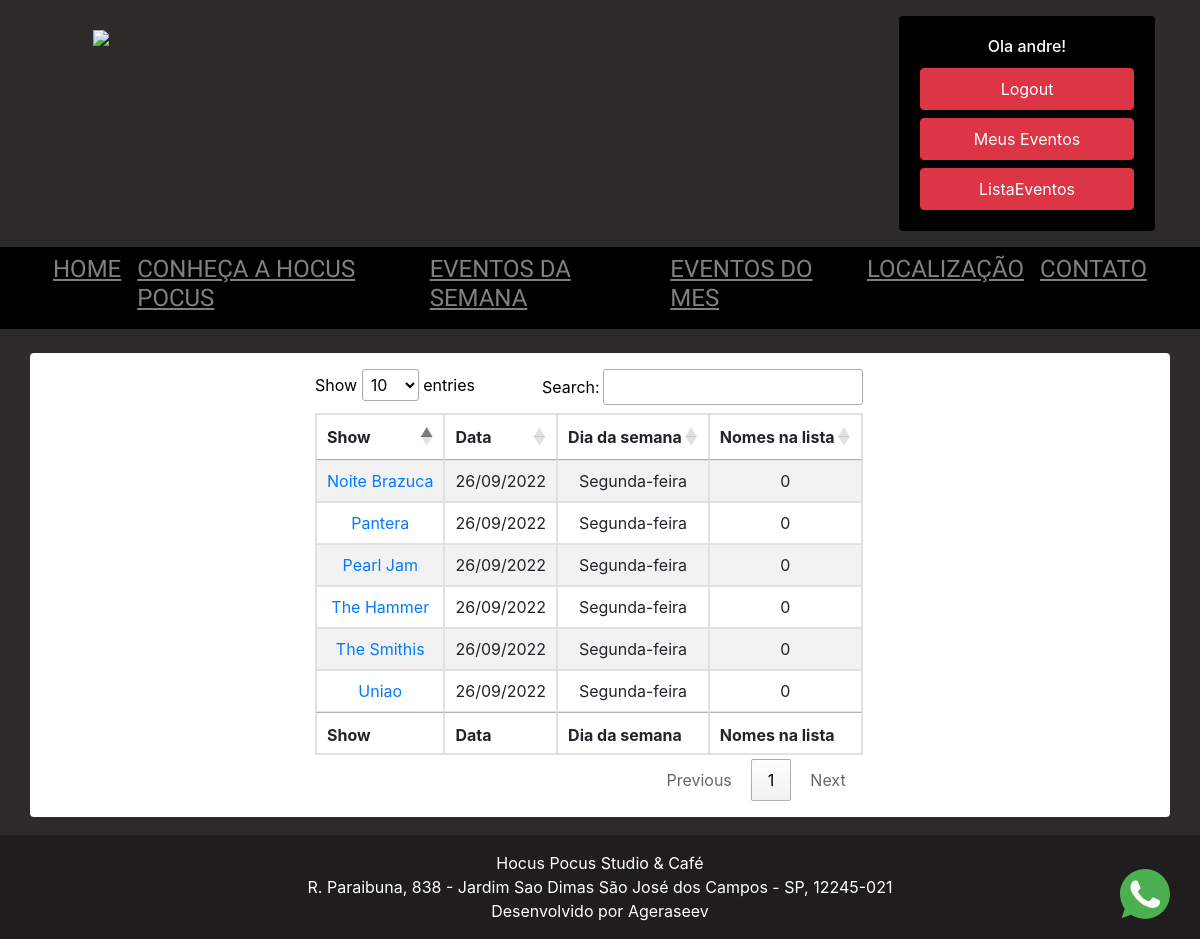
Page /listaevento (signed in) on the earlier database version.
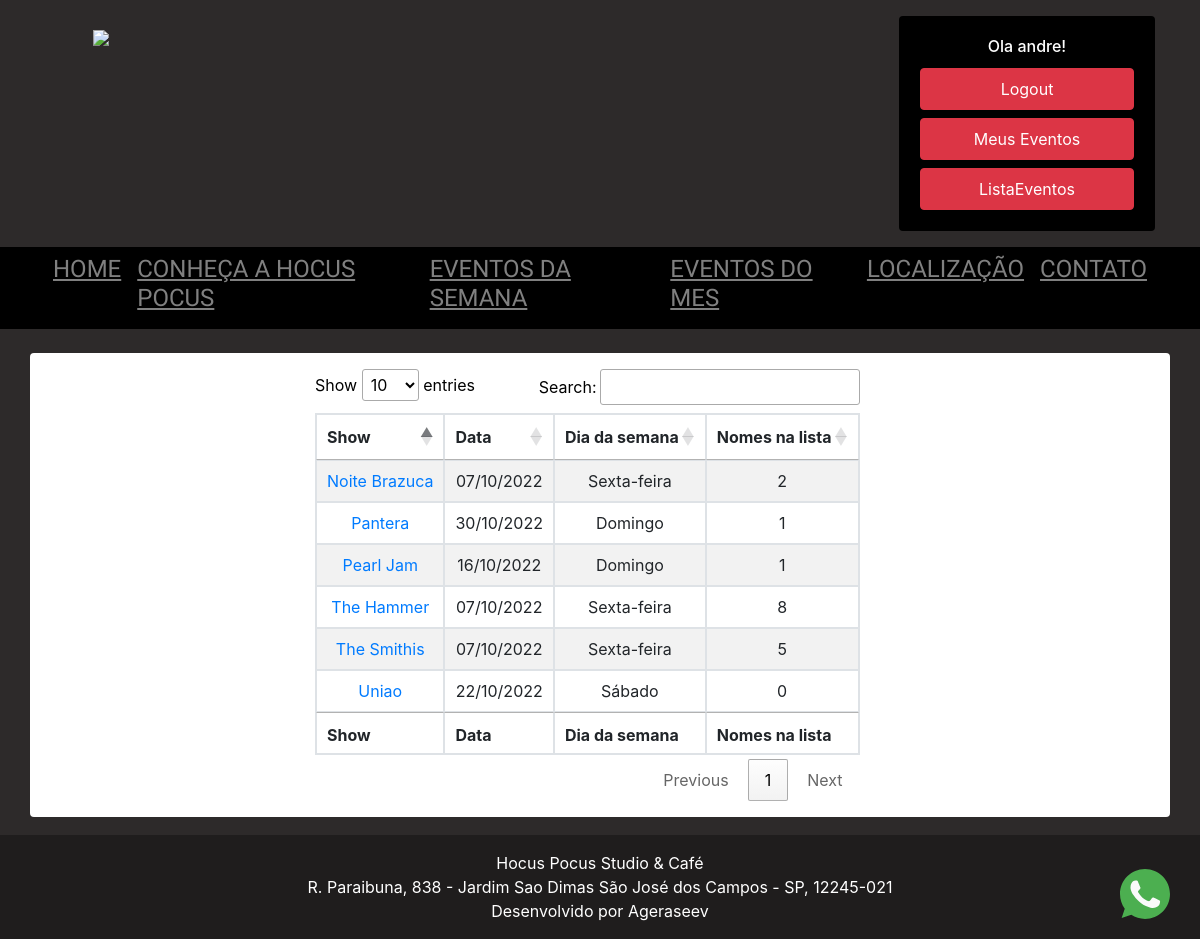
Same page on the later database version.
### show/models.py (models this page shows, shortened)
class Show(models.Model):
    titulo_show = models.CharField(max_length=100, )
    descricao_show = models.TextField(max_length=2000)
    horario_do_show = models.CharField(max_length=100, null=True)
    data_do_show = models.DateField(null=True)
    banner = models.ImageField(upload_to='static/banners', blank=True)
    quadrado = models.ImageField(upload_to='static/banners', blank=True)
    valor = models.DecimalField(max_digits=10, decimal_places=2, blank=True, null= True )
    publicada = models.BooleanField(default=False)
    pix = models.BooleanField(default=False)
    chave_pix = models.CharField(max_length=200, blank=True, null=True)
    habilitar_link = models.BooleanField(default=False)
    link_ingreco = models.CharField(max_length=200, blank=True, null=True)
    created_at = models.DateTimeField(auto_now_add=True, blank=True, null=True)
    updated_at = models.DateTimeField(auto_now=True, blank=True, null=True)

class NomeLista(models.Model):
    sem_registro = models.ForeignKey(UsuarioSemRegistro, on_delete=models.CASCADE, blank=True, null= True)
    roqueiro = models.ForeignKey(Usuario, on_delete=models.CASCADE, blank=True, null= True)
    pagamento = models.BooleanField(default=False)
    comprovante = models.ImageField(upload_to='comprovantes', blank=True)
    lista_reserva = models.ForeignKey(Show, on_delete=models.CASCADE, blank=True, null= True,)
    entrou = models.BooleanField(default=False)
    created_at = models.DateTimeField(auto_now_add=True, blank=True, null=True)
    updated_at = models.DateTimeField(auto_now=True, blank=True, null=True)
    class Meta:
        unique_together = ('roqueiro', 'lista_reserva')

### show/views.py (the view)
# urls.py: path('listaevento', listaevento, name='listaevento'),
def listaevento(request):
    if request.user.is_staff:
        roqueiros = NomeLista.objects.all()
        show = Show.objects.filter(publicada=True)
        dados = {
            'roqueiro': roqueiros,
            'show': show,
        }
        return render(request, 'listaevento.html', dados)
    else:
        return redirect('home')

### templates/listaevento.html (shortened to what this page needs)
{% extends 'base2.html' %}
{% load static %}
{% block content %}
<link rel="stylesheet" href="https://cdn.datatables.net/1.10.2/css/jquery.dataTables.min.css">
<body>
<div class="container bg-white rounded text-center mt-4 " >
    <div class="row">
        <div class="col-lg-3 col-sm-2"></div>
        <div class="col-8 my-3 text-center">
            <div class="row header" style="text-align:center;color:black">
                <table id="example" class="table table-striped table-bordered" style="width:100%">
                    <thead>
                    <tr>
                        <th>Show</th>
                        <th>Data</th>
                        <th>Dia da semana</th>
                        <th>Nomes na lista</th>
                    </tr>
                    </thead>
                    <tbody>
                    {% for shows in show %}
                    <tr>
                        <td><a href="{% url 'lista' %}/{{ shows.id }} "> {{ shows.titulo_show }} </a></td>
                        <td>{{ shows.data_do_show|date:"SHORT_DATE_FORMAT" }}</td>
                        <td>{{ shows.data_do_show|date:"l" }}</td>
                        <td>{{ shows.nomelista_set.all|length }}</td>
                    </tr>
                    {% endfor %}
                    </tbody>
                    <tfoot>
                    <tr>
                        <th>Show</th>
                        <th>Data</th>
                        <th>Dia da semana</th>
                        <th>Nomes na lista</th>
                    </tr>
                    </tfoot>
                </table>
            </div>
        </div>
    </div>
</div>
{% endblock %}

### templates/base2.html (shortened to what this page needs)
<!DOCTYPE html>
{% load static %}
<html lang="pt">
<head>
    <link rel="stylesheet" href="https://cdn.es.gov.br/fonts/font-awesome/css/font-awesome.min.css">
    <link rel="stylesheet" href="https://cdn.jsdelivr.net/npm/bootstrap@4.6.2/dist/css/bootstrap.min.css"
>
    <link rel="stylesheet" href="{% static 'css/footer.css' %}">
</head>
<body style="background-color:#2d2a2a">
{% include 'partials/_navbar.html' %}
{% block content %} {% endblock %}
{% include 'partials/_footer.html' %}
{% include 'partials/_whatsappfixo.html' %}
</body>
</html>

### templates/partials/_navbar.html (shortened to what this page needs)
{% load static %}
<div class="container d-none d-lg-block align-items-center my-3">
    <div class="row ">
        <div class="col-8">
            <a class="navbar-brand pl-5" href="{% url 'home' %}"><img src="{% static 'LogoHocusHorizontal01.png' %}"
                                                                      class="img-fluid " width="800"></a>
        </div>
        <div class="col justify-content-center">
            <div class="card  float-right " style="width: 16rem; background-color:#000000">
                {% if user.is_authenticated %}
                <div class="card-body " style="background-color:#000000">
                    <h6 class="card-title text-center text-white mt3"> Ola {{ user.username }}! </h6>
                    <a class="nav-link btn  btn-danger mt-2" href="{% url 'logout' %}">Logout</a>
                    <a class="nav-link btn  btn-danger mt-2"
                       href="{% url 'dashboard' %}">Meus Eventos</a>
                    {% if request.user.is_staff %}
                    <a class="nav-link btn btn-danger mt-2" href="{% url 'listaevento' %}">ListaEventos</a>
                    {% endif %}
                </div>
                {% endif %}
            </div>
        </div>
    </div>
</div>
{% if user.is_authenticated %}
<nav class=" navbar-expand-lg navbar-dark   " style="background-color:#000000">
        {% endif %}
        <div class="container ">
            <div class="collapse navbar-collapse justify-content-center" id="navbarNavDropdown">
                <ul class="navbar-nav ">
                    <li class="nav-item  ">
                        <a class="nav-link" style="font-family: 'Chau Philomene One'" href="/"><h4><u>HOME</u></h4></a>
                    </li>
                    <li class="nav-item  ">
                        <a class="nav-link" style="font-family: 'Chau Philomene One'" href="{% url 'hocus' %}"><h4><u>CONHEÇA A HOCUS POCUS</u></h4><span class="sr-only">(current)</span></a>
                    </li>
                    <li class="nav-item">
                        <a class="nav-link" style="font-family: 'Chau Philomene One'" href="{% url 'home' %}#eventosdasemana"><h4><u>EVENTOS DA SEMANA</u></h4></a>
                    </li>
                    <li class="nav-item">
                        <a class="nav-link" style="font-family: 'Chau Philomene One'" href="{% url 'home' %}#eventosdomes"><h4><u>EVENTOS DO MES</u></h4></a>
                    </li>
                    <li class="nav-item">
                        <a class="nav-link" style="font-family: 'Chau Philomene One'" href="{% url 'home' %}#localizacao"><h4><u>LOCALIZAÇÃO</u>
                        </h4></a>
                    </li>
                    <li class="nav-item">
                        <a class="nav-link" style="font-family: 'Chau Philomene One'" href="{% url 'home' %}#contatos"><h4><u>CONTATO</u></h4>
                        </a>
                    </li>
                </ul>
            </div>
        </div>
    </nav>

### templates/partials/_footer.html (shortened to what this page needs)
{% load static %}
<div class="wrapper">
</div>
<footer class="footer">
    <div class="text-white text-center p-3" style="background-color: rgba(0, 0, 0, 0.3);">
        Hocus Pocus Studio & Café<br>
        R. Paraibuna, 838 - Jardim Sao Dimas
        São José dos Campos - SP, 12245-021<br>
        <a class="text-white" href="https://linkedin.com/in/andregeraseev">Desenvolvido por Ageraseev</a>
    </div>
</footer>

### templates/partials/_whatsappfixo.html (shortened to what this page needs)
<div class="d-none d-lg-block">
    <a href="https://api.whatsapp.com/send?phone=5512991695270&text=Olá! Gostaria de uma informação sobre um Show"
       target="_blank"
       style="position:fixed;bottom:20px;right:30px; z-index:10">
    </a>
</div>

### static/css/footer.css (style rules this page uses)
html, body { height: 100%; margin: 0; }
.wrapper { max-height: 30%; min-height: 15%; margin-bottom: 100px; }
.footer, .push { height: 0px; }

### templates/base2.html (style rules this page uses)
html, body { height: 100%; margin: 0; }
.wrapper { max-height: 30%; min-height: 1%; margin-bottom: 10px; }
.footer, .push { height: 0px; }
html { scroll-behavior: smooth; }

Differences in the rows shown:
changed Show "Pantera": data_do_show "26/09/2022" → "30/10/2022"; data_do_show "Segunda-feira" → "Domingo"; nomelista_set.all|length "0" → "1"
changed Show "Uniao": data_do_show "26/09/2022" → "22/10/2022"; data_do_show "Segunda-feira" → "Sábado"
changed Show "Pearl Jam": data_do_show "26/09/2022" → "16/10/2022"; data_do_show "Segunda-feira" → "Domingo"; nomelista_set.all|length "0" → "1"
changed Show "The Hammer": data_do_show "26/09/2022" → "07/10/2022"; data_do_show "Segunda-feira" → "Sexta-feira"; nomelista_set.all|length "0" → "8"
changed Show "The Smithis": data_do_show "26/09/2022" → "07/10/2022"; data_do_show "Segunda-feira" → "Sexta-feira"; nomelista_set.all|length "0" → "5"
changed Show "Noite Brazuca": data_do_show "26/09/2022" → "07/10/2022"; data_do_show "Segunda-feira" → "Sexta-feira"; nomelista_set.all|length "0" → "2"
